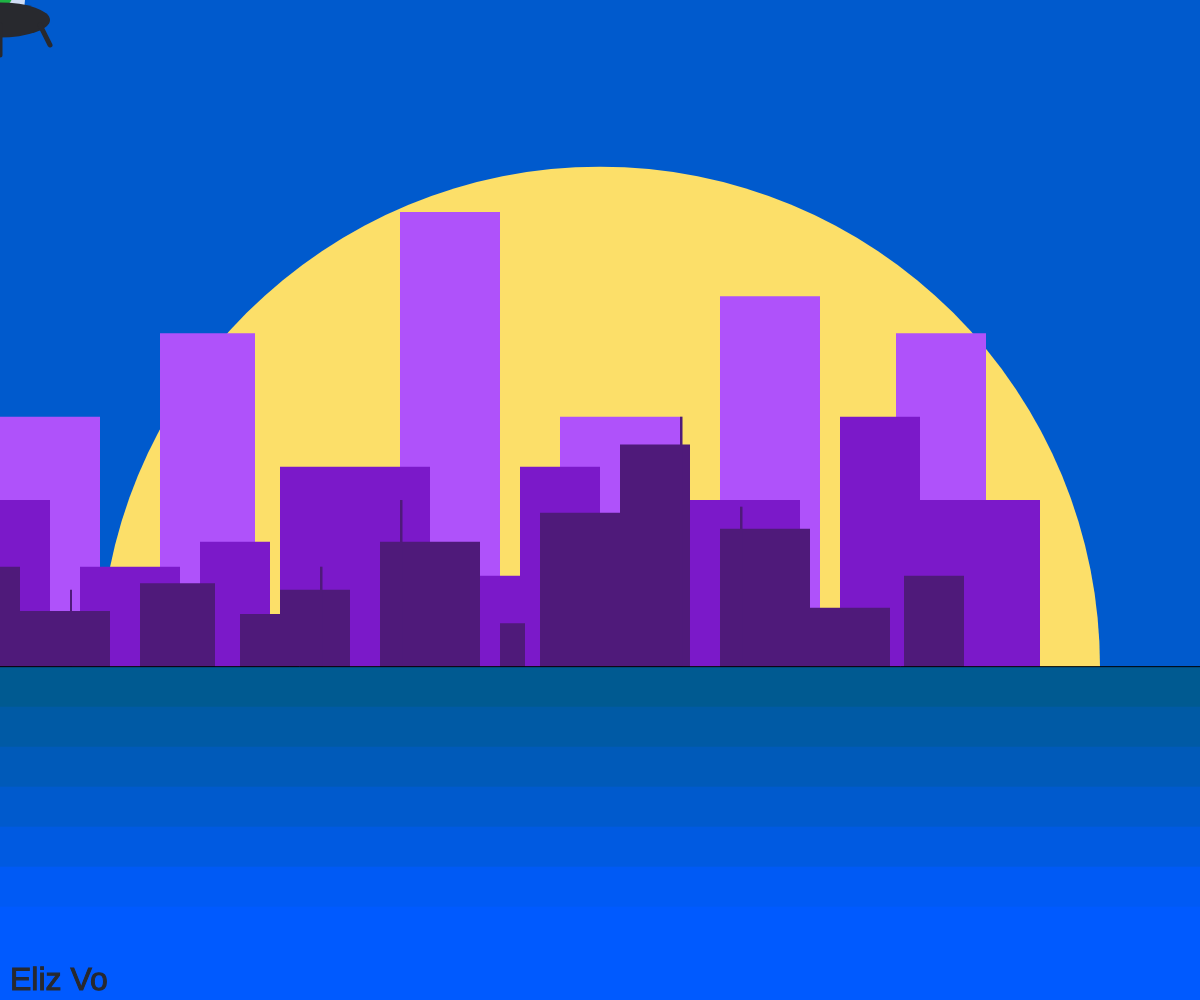
Frame 1 (no input)
Frame 60 (no input): identical to frame 1, image omitted
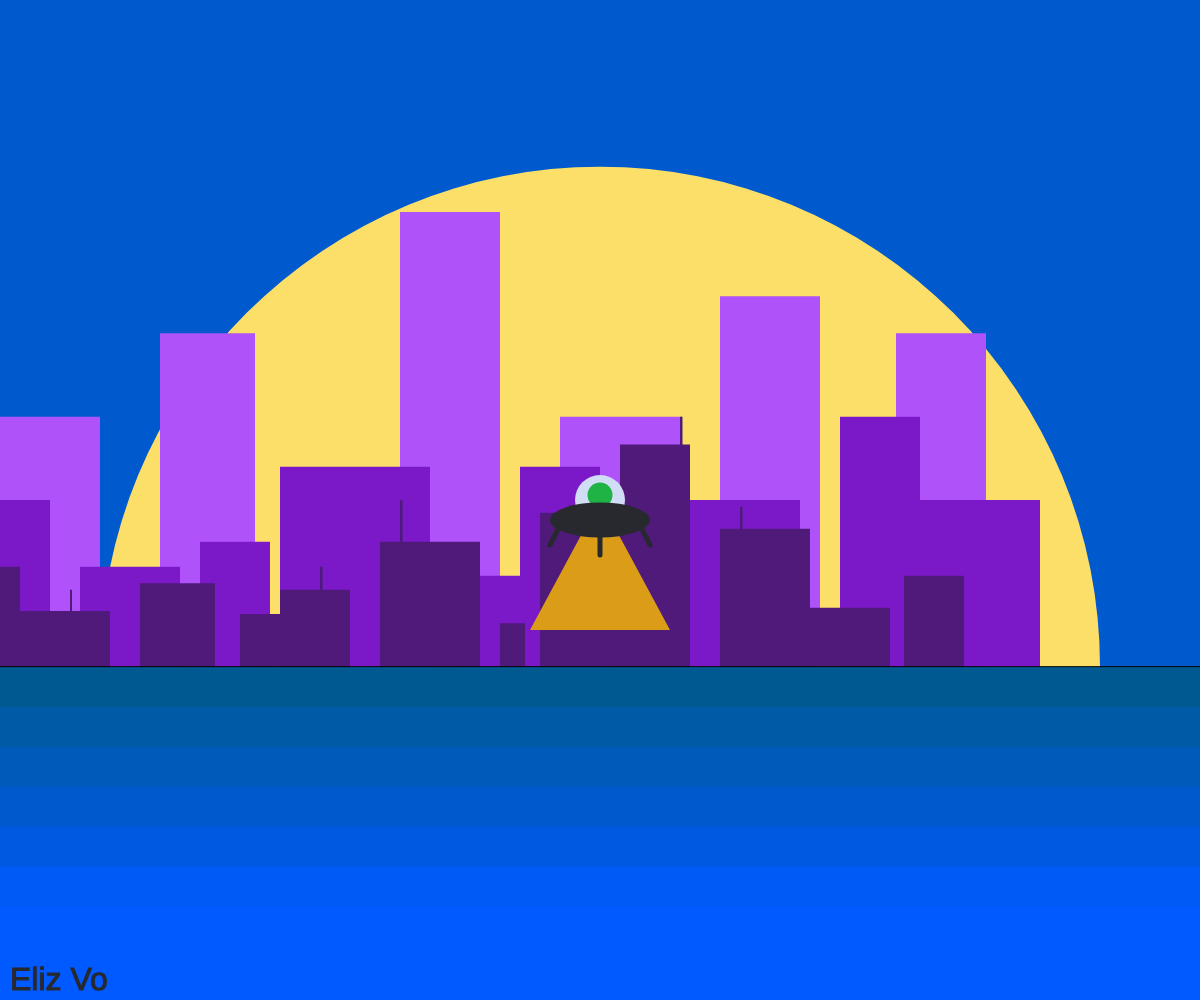
Frame 120 (the mouse pressed at the canvas centre since frame 60)

The p5.js sketch that drew these frames (run headless with seeded random() and noise() and a simulated clock; from frame 60 on, the mouse is pressed at the canvas centre):

// p5.js sketch
// ── sketch.js
// Interactive Scene
// Eliz Vo
// September 16, 2025


let x;
let y;
let dis;
let blue;
let currentBack;
// variable declaration


function setup() {
  createCanvas(windowWidth, windowHeight);

  x= width/2;
  y= height/1.5;
  blue = 145;
  dis = 80;
  currentBack =0;
}



function draw() {

  // set the background based on the 
  // value of the variable.
  // This is the default night with a big moon
  if (currentBack === 0){
    background(0, 90, blue+ 60);
    moon1();
  }


  // No moon night, I make it a little darker
  // since there is no moon.
  if (currentBack === 1){
    background(0, 80, blue);
  }


  // Small moon at the corner of the canvas
  if (currentBack===2){
    background(0, 90, blue+ 60);
    moon2();
  }

  // Code to draw the scenery
  river();
  building();
  light();
  alien();

  // My name in the left bottom corner
  strokeWeight(1);
  textSize(32);
  text("Eliz Vo", 10, height*0.99);
}


// Draw the moon using circle
// This is the big moon
function moon1(){
  noStroke();
  fill(252, 223, 105);
  circle(x,y, y*1.5);
}


// The small moon for the third background
function moon2(){
  noStroke();
  fill(252, 223, 105);
  circle(width- (x/5), y/6, 130);
}


// This function draws a river
// using rectangles
// There are some gradings to it
function river(){
  noStroke();
  fill(0, 90, blue);
  rect(0, y, width, height);
  fill(0, 90, blue+ 20);
  rect(0, y+ dis/2, width, height);
  fill(0, 90, blue+ 40);
  rect(0, y+ dis, width, height);
  fill(0, 90, blue+ 60);
  rect(0, y+ (dis*1.5), width, height);
  fill(0, 90, blue+ 80);
  rect(0, y+ (dis*2), width, height);
  fill(0, 90, blue+ 100);
  rect(0, y+ (dis*2.5), width, height);
  fill(0, 90, blue+ 120);
  rect(0, y+ (dis*3), width, height);
  fill(0, 90, blue+ 140);
  rect(0, y+ (dis*3.5), width, height);
}




// This function is to draw buildings as it is
// a city landscape. I make many rectangles
// resembles the shape of buildings.
function building(){
  noStroke();
  fill(175, 82, 250);
  // This is the code for the furthest buildings 
  // They have lighter color because it is far away.
  rect(0,y-(height/4),100, height/4 ); 
  rect(0+(dis*2),y-(height/3),95, height/3 );
  rect(0+ (dis*5),y-(height/2.2),100, height/2.2 );
  rect(0+ (dis*7),y-(height/4),120, height/4 );
  rect(0+ (dis*9),y-(height/2.7),100, height/2.7 );
  rect(0+ (dis*11.2),y-(height/3),90, height/3 );
  // This section is to draw the building slightly
  // nearer to us. So they have a darker color.
  fill(123, 25, 201);
  rect(0,y-(height/6),50, height/6 );
  rect(0 + dis,y-(height/10),100, height/10 ); 
  rect(0+(dis*2.5),y-(height/8),70, height/8 );
  rect(0+ (dis*3.5),y-(height/5),150, height/5 );
  rect(0+ (dis*5.75),y-(height/11),80, height/11 );
  rect(0+ (dis*6.5),y-(height/5),80, height/5 );
  rect(0+ (dis*8),y-(height/6),160, height/6 );
  rect(0+ (dis*10.5),y-(height/4),80, height/4 );
  rect(0+ (dis*11),y-(height/6),160, height/6 );
  // Nearets buildings, darkest color among the three.
  // I want to make more details, since they're pretty close 
  // to the narrator.
  fill(79, 26, 122);
  rect(0,y-(height/10),20, height/10 );
  rect(0,y-(height/18),110, height/18 );
  rect(0+70,y-(height/13),2, height/13 );
  rect(0+(dis*1.75),y-(height/12),75, height/12 );
  rect(0 + (dis*3),y-(height/19),80, height/19 ); 
  rect(0+(dis*3.5),y-(height/13),70, height/13 );
  rect(0+ (dis*4),y-(height/10),2.5, height/10 );
  rect(0+ (dis*4.75),y-(height/8),100, height/8 );
  rect(0+ (dis*5),y-(height/6),2.5, height/6 );
  rect(0+ (dis*6.25),y-(height/23),25, height/23 );
  rect(0+ (dis*6.75),y-(height/6.5),125, height/6.5 );
  rect(0+ (dis*7.75),y-(height/4.5),70, height/4.5);
  rect(0+ (dis*8.5),y-(height/4),2.5, height/4 );
  rect(0+ (dis*9),y-(height/7.25),90, height/7.25 );
  rect(0+ (dis*10),y-(height/17),90, height/17);
  rect(0+ (dis*9.25),y-(height/6.25),2.5, height/6.25);
  rect(0+ (dis*11.3),y-(height/11),60, height/11);
  // I made a thin line to distinct between the ground and the river.
  stroke(0,0,0);
  strokeWeight(1);
  line(0, y, width, y)
}




// My character is an UFO with an alien in it.
// I want to draw it using circles, ellipses, and lines.
// The UFO follows the mouse.
function alien(){
  // The "head" of the UFO
  noStroke();
  fill(208, 221, 245); 
  circle(mouseX, mouseY, 50); 
  // Then I draw the alien
  fill(30, 179, 68);
  noStroke();
  circle(mouseX, mouseY-5, 25);
  // The "body" of the UFO
  noStroke();
  fill(40, 41, 46);
  ellipse(mouseX, mouseY+20, 100, 35); 
  // These are for the legs of the UFO
  stroke(40, 41, 46);
  strokeWeight(5);
  line(mouseX-40, mouseY+25, mouseX-50, mouseY+45);
  line(mouseX, mouseY+25, mouseX, mouseY+55);
  line(mouseX+40, mouseY+25, mouseX+50, mouseY+45);

}


// I want to add a feature where the UFO casts the
// light when the mouse is clicked.
function light(){
  if (mouseIsPressed){
    noStroke();
    fill(219, 157, 23)
    triangle(mouseX, mouseY, mouseX-70, mouseY+130, mouseX+70, mouseY +130);
  }
}


// Make a function to count whenever ENTER is clicked.
// From that number the background will change.
function keyPressed(){
  if (keyCode=== ENTER && keyIsPressed ){
    print("change back");
    currentBack++;
    if (currentBack > 2){
      currentBack = 0;
    }
  }
}
